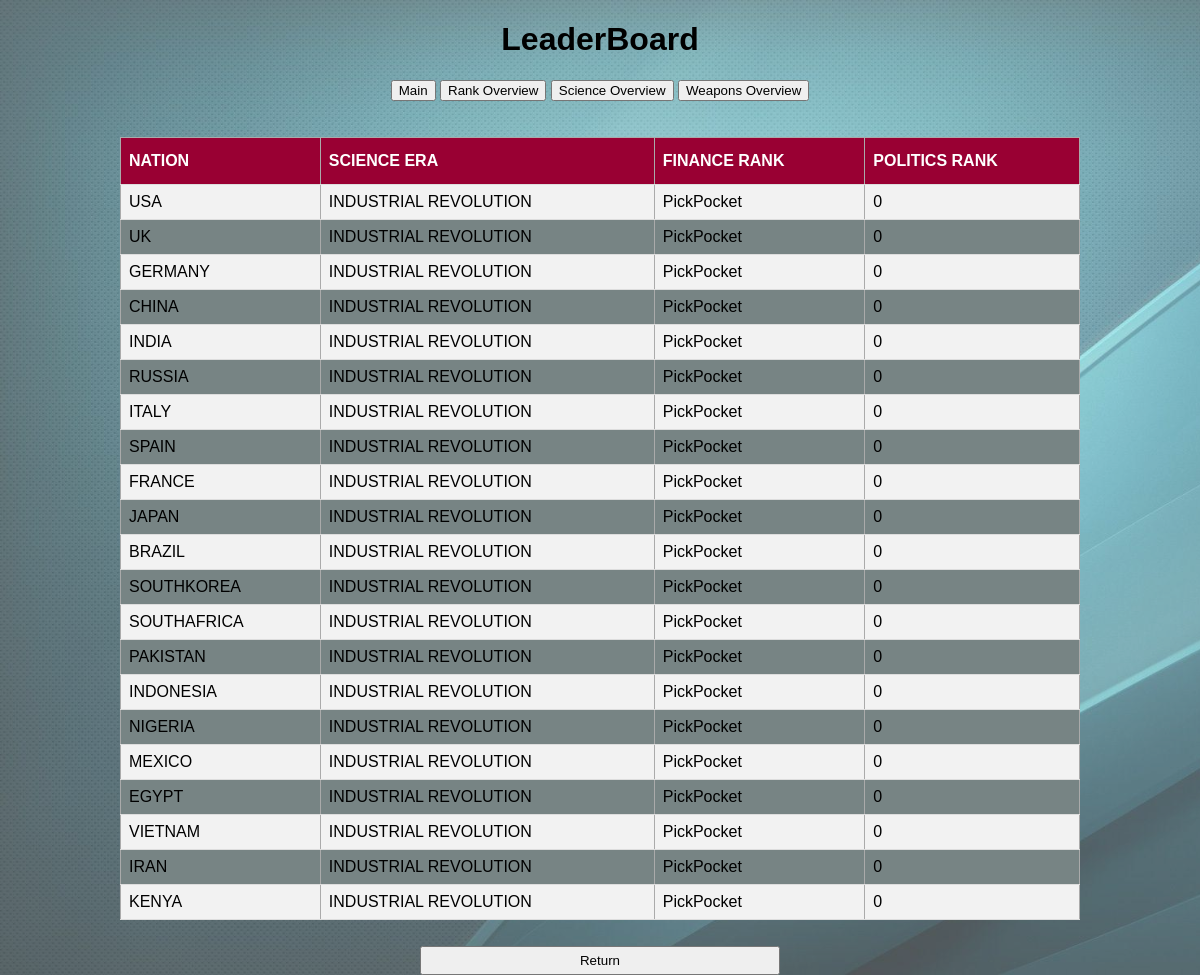
Page /LeaderBoardRanks on the committed database.
### universe/classes.py (models this page shows, shortened)
class NATIONS(db.Model):
    id = db.Column(db.Integer, primary_key=True)
    country               = db.Column(db.String(50), nullable=False)
    selected              = db.Column(db.Integer, nullable=False, default=0)
    score                 = db.Column(db.Integer, nullable=False, default=0)
    wealth                = db.Column(db.Integer, nullable=False)
    fLevel                = db.Column(db.String(50), nullable=False)
    gold                  = db.Column(db.Integer, nullable=False)
    gems                  = db.Column(db.Integer, nullable=False)
    rareMetals            = db.Column(db.Integer, nullable=False)
    oil                   = db.Column(db.Integer, nullable=False)
    might                 = db.Column(db.Integer, nullable=False)
    wLevel                = db.Column(db.String(50), nullable=False)
    firePower             = db.Column(db.Integer, nullable=False)
    KP                    = db.Column(db.Integer, nullable=False)
    tLevel                = db.Column(db.Integer, nullable=False)
    era                   = db.Column(db.String(50), nullable=False)
    RP                    = db.Column(db.Integer, nullable=False)
    influence             = db.Column(db.Integer, nullable=False)
    pLevel                = db.Column(db.String(50), nullable=False)
    stability             = db.Column(db.Integer, nullable=False)
    backing               = db.Column(db.Integer, nullable=False)
    chance                = db.Column(db.Integer, nullable=False)
    aggression            = db.Column(db.Integer, nullable=False)
    creativity            = db.Column(db.Integer, nullable=False)
    materialism           = db.Column(db.Integer, nullable=False)
    prudence              = db.Column(db.Integer, nullable=False)
    bonusUnits            = db.Column(db.Integer, nullable=False)
    notes                 = db.Column(db.String(50), nullable=False)
    hints                 = db.Column(db.String(50), nullable=False)
    Nextmoves             = db.Column(db.String(50), nullable=False, default='')
    moveLimit             = db.Column(db.Integer, nullable=False)

### universe/routes.py (the view)
@app.route('/LeaderBoardRanks', methods=['GET', 'POST'])
def LBrank():
    year,month = getParms('year')
    allNations = db.session.query(NATIONS).order_by(-NATIONS.score).all()
    playerTech = techAssets.query.filter_by(active=1).all()
    if request.method == 'POST':
        if request.form.get('mainMenu'):
            return redirect(url_for('mainMenu'))
    return(render_template('LBrank.html',year=year,month=month,allNations=allNations,playerTech=playerTech))

### universe/routes.py (called while the page is built, shortened)
def getParms(selected):
    if selected == 'year':
        playerNation = gameTracker.query.get_or_404(1)
        year = str(playerNation.year)
        month = str(playerNation.month)
        if month == "1": month = 'January'
        if month == '2': month = 'February'
        if month == '3': month = 'March'
        if month == '4': month = 'April'
        if month == '5': month = 'May'
        if month == '6': month = 'June'
        if month == '7': month = 'July'
        if month == '8': month = 'August'
        if month == '9': month = 'September'
        if month == '10': month = 'October'
        if month == '11': month = 'November'
        if month == '12': month = 'December'
        return(year,month)

### universe/templates/LBrank.html (shortened to what this page needs)
{% extends 'base.html' %}
{% block body %}
<center><h1>LeaderBoard</h1></center>
<center>
<div style="display: inline-block;"><form action="{{ url_for('LB') }}"><input type="submit" value="Main" /></form></div>
<div style="display: inline-block;"><form action="{{ url_for('LBrank') }}"><input type="submit" value="Rank Overview" />
</form></div>
<div style="display: inline-block;"><form action="{{ url_for('LBscience') }}"><input type="submit" value="Science Overview" /></form></div>
<div style="display: inline-block;"><form action="{{ url_for('LBwar') }}"><input type="submit" value="Weapons Overview" /></form></div>
</center>
<br></br>
<table>
	<tr>
		<th>NATION</th>
		<th>SCIENCE ERA</th>
		<th>FINANCE RANK</th>
		<th>POLITICS RANK</th>
	</tr>
 {% for nation in allNations %}
<tr>
	<td>{{nation.country}}</td>
	<td>{{nation.era}}</td>
	<td>{{nation.fLevel}}</td>
	<td>{{nation.pLevel}}</td>
</tr>
{% endfor%}
</table>
<br>
<form method="post" action="/LeaderBoard">
		<button name="mainMenu" type="submit" value="mainMenu">Return</button>
{% endblock %}

### universe/static/css/main.css (style rules this page uses)
body, html { margin: 0; font-family: sans-serif; }
table, td, th { border: 1px solid #aaa; }
table { border-collapse: collapse; width: 80%; margin-left:auto; margin-right:auto; }
th { height: 30px; }
td { text-align: center; padding: 5px; margin-left:auto; margin-right:auto; }
button { display: block; width: 30%; margin-left:auto; margin-right:auto; padding: 5px; margin-top: 8px }

### universe/templates/LBrank.html (style rules this page uses)
body { background: url("../static/css/backgrounds/simpleaqua.jpeg"); background-color: rgba(255,255,255,0.3); background-blend-mode: lighten; background-size: cover; }
table { border-collapse: collapse; background-color: #778484; width: 80%; }
th { background-color: #990033; color: white; }
th, td { padding: 8px; text-align: left; border-bottom: 1px solid #ddd; }
tr:nth-child(even) { background-color: #f2f2f2; }

### rows in the picture
NATIONS: country "USA", era "INDUSTRIAL REVOLUTION", fLevel "PickPocket", pLevel "0"
NATIONS: country "UK", era "INDUSTRIAL REVOLUTION", fLevel "PickPocket", pLevel "0"
NATIONS: country "GERMANY", era "INDUSTRIAL REVOLUTION", fLevel "PickPocket", pLevel "0"
NATIONS: country "CHINA", era "INDUSTRIAL REVOLUTION", fLevel "PickPocket", pLevel "0"
NATIONS: country "INDIA", era "INDUSTRIAL REVOLUTION", fLevel "PickPocket", pLevel "0"
NATIONS: country "RUSSIA", era "INDUSTRIAL REVOLUTION", fLevel "PickPocket", pLevel "0"
NATIONS: country "ITALY", era "INDUSTRIAL REVOLUTION", fLevel "PickPocket", pLevel "0"
NATIONS: country "SPAIN", era "INDUSTRIAL REVOLUTION", fLevel "PickPocket", pLevel "0"
NATIONS: country "FRANCE", era "INDUSTRIAL REVOLUTION", fLevel "PickPocket", pLevel "0"
NATIONS: country "JAPAN", era "INDUSTRIAL REVOLUTION", fLevel "PickPocket", pLevel "0"
NATIONS: country "BRAZIL", era "INDUSTRIAL REVOLUTION", fLevel "PickPocket", pLevel "0"
NATIONS: country "SOUTHKOREA", era "INDUSTRIAL REVOLUTION", fLevel "PickPocket", pLevel "0"
NATIONS: country "SOUTHAFRICA", era "INDUSTRIAL REVOLUTION", fLevel "PickPocket", pLevel "0"
NATIONS: country "PAKISTAN", era "INDUSTRIAL REVOLUTION", fLevel "PickPocket", pLevel "0"
NATIONS: country "INDONESIA", era "INDUSTRIAL REVOLUTION", fLevel "PickPocket", pLevel "0"
NATIONS: country "NIGERIA", era "INDUSTRIAL REVOLUTION", fLevel "PickPocket", pLevel "0"
NATIONS: country "MEXICO", era "INDUSTRIAL REVOLUTION", fLevel "PickPocket", pLevel "0"
NATIONS: country "EGYPT", era "INDUSTRIAL REVOLUTION", fLevel "PickPocket", pLevel "0"
NATIONS: country "VIETNAM", era "INDUSTRIAL REVOLUTION", fLevel "PickPocket", pLevel "0"
NATIONS: country "IRAN", era "INDUSTRIAL REVOLUTION", fLevel "PickPocket", pLevel "0"
NATIONS: country "KENYA", era "INDUSTRIAL REVOLUTION", fLevel "PickPocket", pLevel "0"
